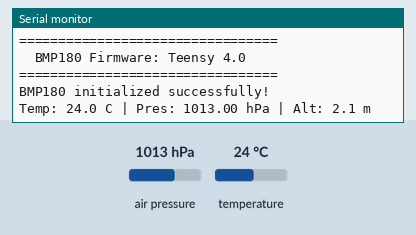
The sketch below on a simulated Arduino Uno, built with avr-gcc and run on an emulated ATmega328P. On the bench: the last lines printed to the serial monitor. The inputs (shaded band) are chosen by the test bench; at power-on: air pressure 1013 hPa, temperature 24 °C.

Above: at 2.2 s.
2.3 s: air pressure set to 952 hPa
At 3.6 s:
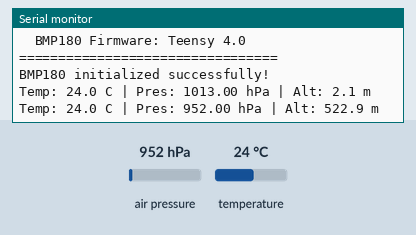
4.6 s: temperature set to 12 °C
At 5.5 s:
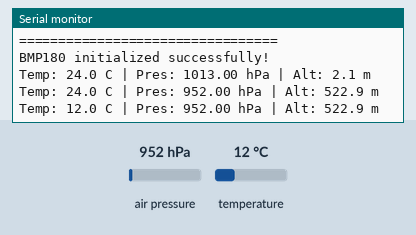
6.9 s: air pressure set to 975 hPa
At 8.5 s:
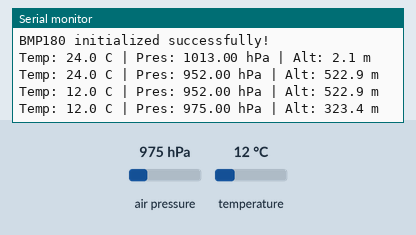
Timing chart, 0 to 10.0 s (numbered marks = the images above; inputs shaded):
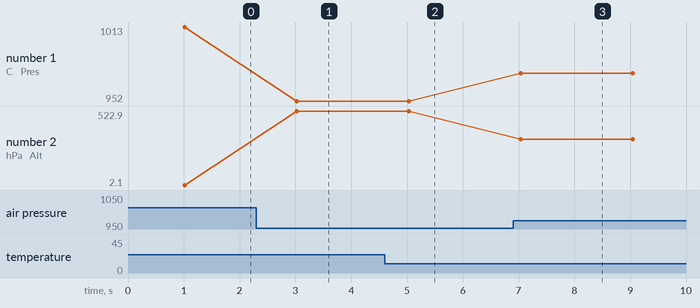

Measured:
- after the input at 2.3 s, the serial monitor: prints a new line after 0.72 s (image 1)
- after the input at 4.6 s, the serial monitor: prints a new line after 0.43 s (image 2)
- after the input at 6.9 s, the serial monitor: prints a new line after 0.14 s (image 3)
- plotted number 1: 1013 → 952 after the input at 2.3 s, 952 → 975 after the input at 6.9 s
- plotted number 2: 2.1 → 522.9 after the input at 2.3 s, 522.9 → 323.4 after the input at 6.9 s

The sketch:

BMP180_Teensy_40.ino
```cpp
/*
 * BMP180 Sensor Firmware for Teensy 4.0
 * Reads Temperature, Pressure, and Altitude
 * * Wiring for Teensy 4.0:
 * BMP180 VCC  -> 3.3V
 * BMP180 GND  -> GND
 * BMP180 SDA  -> Pin 18
 * BMP180 SCL  -> Pin 19
 * * Required Library: Adafruit BMP085 Library
 */

#include <Wire.h>
#include <Adafruit_BMP085.h>

Adafruit_BMP085 bmp;

// Sea level pressure in hPa (adjust for your location)
#define SEA_LEVEL_PRESSURE_HPA 1013.25

void setup() {
  Serial.begin(115200);
  delay(1000);

  Serial.println("=================================");
  Serial.println("  BMP180 Firmware: Teensy 4.0  ");
  Serial.println("=================================");

  // Initialize I2C for Teensy 4.0
  Wire.begin();

  if (!bmp.begin()) {
    Serial.println("ERROR: BMP180 sensor not found!");
    while (1) { delay(1000); }
  }

  Serial.println("BMP180 initialized successfully!");
}

void loop() {
  float temperature = bmp.readTemperature();
  int32_t pressure  = bmp.readPressure();
  float altitude    = bmp.readAltitude(SEA_LEVEL_PRESSURE_HPA);

  Serial.print("Temp: "); Serial.print(temperature, 1); Serial.print(" C | ");
  Serial.print("Pres: "); Serial.print(pressure / 100.0, 2); Serial.print(" hPa | ");
  Serial.print("Alt: "); Serial.print(altitude, 1); Serial.println(" m");

  delay(2000);
}
```
